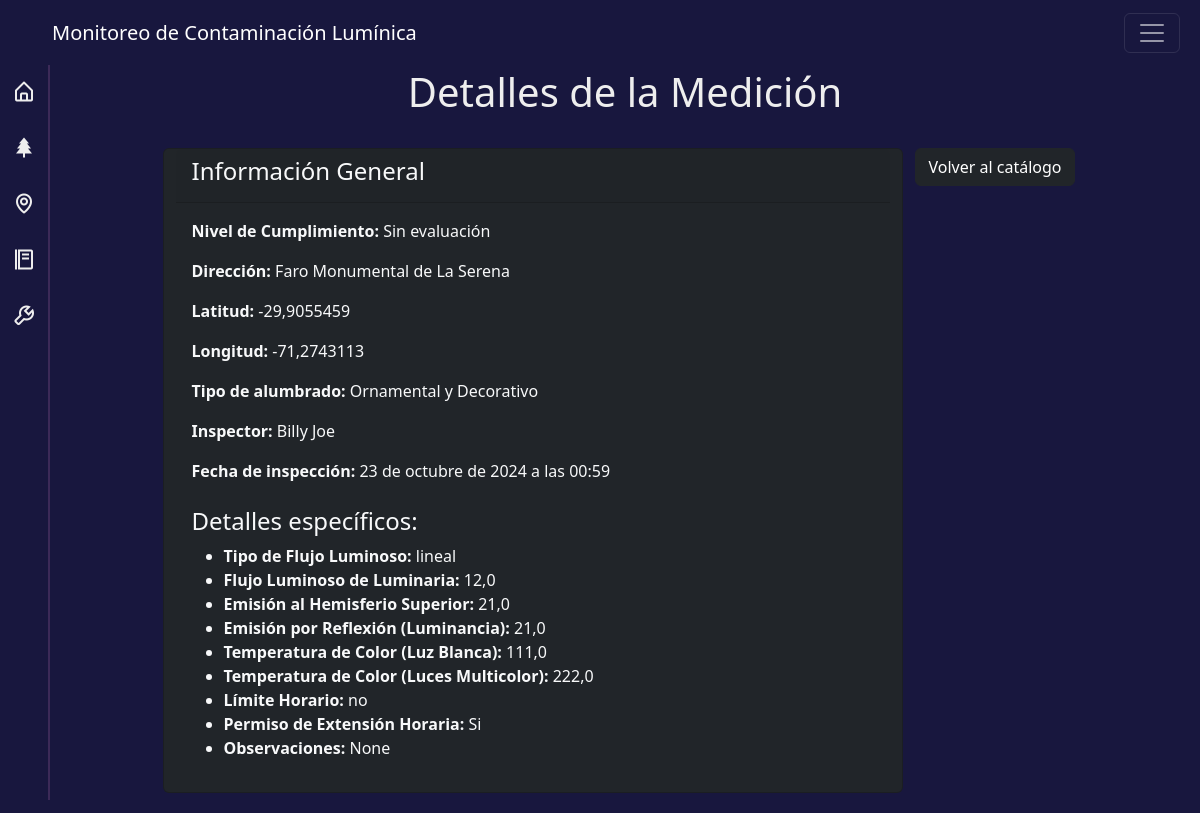
Page /catalogo/catalogo/detalle/13/ on the committed database.
### catalogo_mediciones/models.py (models this page shows, shortened)
class TipoAlumbradoArt6(models.Model):
    nivel_cumplimiento = models.CharField(max_length=1, null=True, blank=True, choices=nivel_cumplimiento, default='0')
    tipo = models.CharField(max_length=4,choices=tipos_alumbrado, default='art6')
    estado = models.IntegerField(default='0')
    direccion = models.CharField(max_length=250, verbose_name='Ubicación')
    latitud = models.FloatField(verbose_name='Latitud')
    longitud = models.FloatField(verbose_name='Longitud')
    tipo_flujo_luminoso = models.CharField(max_length=1, choices=tipo_flujo_luminoso, default='', verbose_name='Tipo de flujo luminoso')
    valor_flujo_luminoso = models.FloatField(verbose_name='Flujo luminoso de luminaria')
    Hemisferio_superior = models.FloatField(verbose_name='Emisión al hemisferio superior')
    proteccion_especial = models.CharField(max_length=2, verbose_name='Área de protección especial')
    reflexion_luminancia = models.FloatField(verbose_name='Emisión por Reflexión: Luminancia')
    temperatura_luz_blanca = models.FloatField(verbose_name='Temperatura de color: Luz Blanca')
    temperatura_luz_color = models.FloatField(verbose_name='Temperatura de color: Luces multicolor')
    limite_horario = models.CharField(max_length=2, verbose_name='Limite horario')
    horario_extendido = models.CharField(max_length=2, verbose_name='Permiso de extención horaria')
    observaciones = models.CharField(max_length=500, blank=True, null=True, verbose_name='Observaciones')
    usuario = models.ForeignKey(Usuario, null=True, on_delete=models.SET_NULL) # el objeto hijo existe incluso si el objeto padre es eliminado
    creado = models.DateTimeField(default=timezone.now)
    class Meta:
        verbose_name = 'Medicion art6'
        verbose_name_plural = 'Mediciones art6'

class Usuario(models.Model):
    run = models.CharField(max_length=10, verbose_name='RUN')
    nombre = models.CharField(max_length=100, verbose_name='Nombre')
    paterno = models.CharField(max_length=100, verbose_name='Apellido Paterno')
    materno = models.CharField(max_length=100, verbose_name='Apellido Materno')
    rol = models.ForeignKey(Rol, null=True, on_delete=models.RESTRICT)
    creado = models.DateTimeField(default=timezone.now)
    def __str__(self):
        return "{} {}".format(self.nombre, self.paterno, self.materno)
    class Meta:
        db_table = 'usuario'
        verbose_name = 'Usuario'
        verbose_name_plural = 'Usuarios'
        ordering = ['nombre', 'paterno', 'materno']

### catalogo_mediciones/views.py (the view)
# urls.py: path('catalogo/detalle/<int:id>/', v.detalle_medicion, name='detalle_medicion'),
def detalle_medicion(request, id):
    medicion_catalogo = get_object_or_404(CatalogoMedicion, id=id)
    medicion = None
    tipo_medicion = ""
    if medicion_catalogo.medicion_art5:
        medicion = medicion_catalogo.medicion_art5
        tipo_medicion = "art5"
    elif medicion_catalogo.medicion_art6:
        medicion = medicion_catalogo.medicion_art6
        tipo_medicion = "art6"
    context = {
        'medicion': medicion,
        'tipo_medicion': tipo_medicion
    }
    return render(request, 'catalogo_mediciones/detalle_medicion.html', context)

### templates/catalogo_mediciones/detalle_medicion.html
{% extends 'base.html' %}
{% load static %}
{% block contenido %}
<div class="row d-flex justify-content-center">
    <h1 class="text-center">Detalles de la Medición</h1>
    <div class="card mt-4 bg-dark text-light col-md-8">
        <div class="card-header">
            <h4 class="card-title">Información General</h4>
        </div>
        <div class="card-body">
            <p><strong>Nivel de Cumplimiento:</strong> {{ medicion.get_nivel_cumplimiento_display }}</p>
            <p><strong>Dirección:</strong> {{ medicion.direccion }}</p>
            <p><strong>Latitud:</strong> {{ medicion.latitud }}</p>
            <p><strong>Longitud:</strong> {{ medicion.longitud }}</p>
            <p><strong>Tipo de alumbrado:</strong> {{ medicion.get_tipo_display }}</p>
            <p><strong>Inspector:</strong> {{ medicion.usuario }}</p>
            <p><strong>Fecha de inspección:</strong> {{ medicion.creado }}</p>
            <h4 class="mt-4">Detalles específicos:</h4>
            {% if tipo_medicion == "art5" %}
            <ul class="list-group bg-dark text-light">
                <li class="list-group-item bg-dark text-light"><strong>Intensidad Luminosa <= 90º:</strong> {{ medicion.menor_igual_90grados }}</li>
                <li class="list-group-item bg-dark text-light"><strong>Intensidad Luminosa > 90º:</strong> {{ medicion.mayor_90grados }}</li>
                <li class="list-group-item bg-dark text-light"><strong>Clase de luminaria:</strong> {{ medicion.clase_luminaria }}</li>
                <li class="list-group-item bg-dark text-light"><strong>Emisión por Reflexión:</strong> {{ medicion.emision_reflexion }}</li>
                <li class="list-group-item bg-dark text-light"><strong>Emisión por Reflexión:</strong> {{ medicion.emision_reflexion }}</li>
                <li class="list-group-item bg-dark text-light"><strong>Área de protección especial:</strong> {{ medicion.proteccion_especial }}</li>
                <li class="list-group-item bg-dark text-light"><strong>Radiancia Espectral:</strong> {{ medicion.radiancia_espectral }}And a fifth one</li>
                <li class="list-group-item bg-dark text-light"><strong>Emisión conjunta considerada:</strong> {{ medicion.emision_conjunta }}</li>
                <li class="list-group-item bg-dark text-light"><strong>Observaciones:</strong> {{ medicion.observaciones }}</li>
            </ul>
            {% elif tipo_medicion == "art6" %}
            <ul>
                <li><strong>Tipo de Flujo Luminoso:</strong> {{ medicion.get_tipo_flujo_luminoso_display }}</li>
                <li><strong>Flujo Luminoso de Luminaria:</strong> {{ medicion.valor_flujo_luminoso }}</li>
                <li><strong>Emisión al Hemisferio Superior:</strong> {{ medicion.Hemisferio_superior }}</li>
                <li><strong>Emisión por Reflexión (Luminancia):</strong> {{ medicion.reflexion_luminancia }}</li>
                <li><strong>Temperatura de Color (Luz Blanca):</strong> {{ medicion.temperatura_luz_blanca }}</li>
                <li><strong>Temperatura de Color (Luces Multicolor):</strong> {{ medicion.temperatura_luz_color }}</li>
                <li><strong>Límite Horario:</strong> {{ medicion.limite_horario }}</li>
                <li><strong>Permiso de Extensión Horaria:</strong> {{ medicion.horario_extendido }}</li>
                <li><strong>Observaciones:</strong> {{ medicion.observaciones }}</li>
            </ul>
            {% endif %}
        </div>
    </div>
    <div class="text-center mt-4  col-md-2">
        <a href="{% url 'catalogo' %}" class="btn btn-dark">Volver al catálogo</a>
    </div>
</div>
{% endblock contenido %}

### templates/base.html (style rules this page uses)
body { background-color: #18173e; color: #eee; }

### rows in the picture
TipoAlumbradoArt6: nivel_cumplimiento "Sin evaluación", direccion "Faro Monumental de La Serena", latitud "-29,9055459", longitud "-71,2743113", tipo "Ornamental y Decorativo", usuario "Billy Joe", creado "23 de octubre de 2024 a las 00:59", tipo_flujo_luminoso "lineal", valor_flujo_luminoso "12,0", Hemisferio_superior "21,0", reflexion_luminancia "21,0", temperatura_luz_blanca "111,0", temperatura_luz_color "222,0", limite_horario "no", horario_extendido "Si", observaciones "None"
